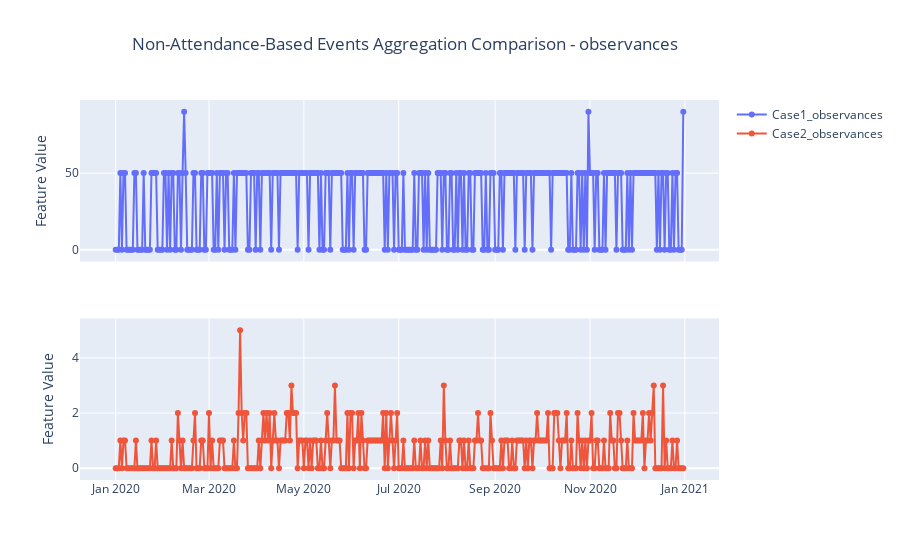

Notebook cell for this chart:
### Code cell
plot_difference_per_category("observances")

### Figure 1 — Plotly figure (JSON) as saved in the notebook; plotly's stock layout.template omitted (floating-point values rounded to 4 significant figures; data arrays with more than 128 entries replaced by an {"elided": "..."} marker saying what was removed)
{"data": [{"mode": "lines+markers", "name": "Case1_observances", "type": "scatter", "x": {"elided": "366 str values"}, "xaxis": "x", "y": {"elided": "366 int values"}, "yaxis": "y"}, {"mode": "lines+markers", "name": "Case2_observances", "type": "scatter", "x": {"elided": "366 str values"}, "xaxis": "x2", "y": {"elided": "366 int values"}, "yaxis": "y2"}], "layout": {"title": {"text": "Non-Attendance-Based Events Aggregation Comparison - observances", "x": 0.45}, "xaxis": {"anchor": "y", "domain": [0, 1], "matches": "x2", "showticklabels": false}, "xaxis2": {"anchor": "y2", "domain": [0, 1]}, "xaxis3": {"title": {"text": "Date"}}, "yaxis": {"anchor": "x", "domain": [0.575, 1], "title": {"text": "Feature Value"}}, "yaxis2": {"anchor": "x2", "domain": [0, 0.425], "title": {"text": "Feature Value"}}, "yaxis3": {"title": {"text": "Feature Value"}}, "yaxis4": {"title": {"text": "Feature Value"}}}}
